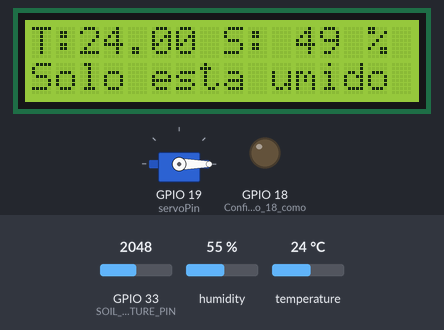
Bench run of a sketch on a simulated ESP32. Shown: 16×2 character LCD, servo, output pins drawn as LEDs (lit = HIGH). The test bench sets the inputs (shaded band); at power-on: GPIO 33 (SOIL_MOISTURE_PIN) = 2048, temperature 24 °C, humidity 55 %. Nothing arrives over Bluetooth unless stated; what the sketch prints to the serial monitor is not drawn.

Above: at 1.2 s.
1.3 s: GPIO 33 (SOIL_MOISTURE_PIN) set to 2957
At 2.5 s:
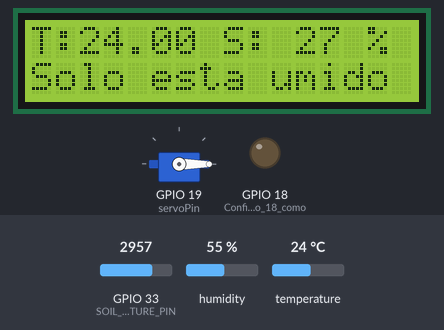
2.8 s: GPIO 33 (SOIL_MOISTURE_PIN) set to 3099
At 4.0 s:
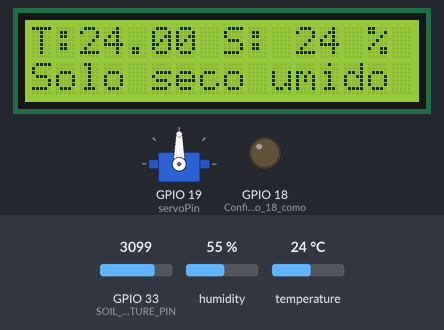
4.3 s: GPIO 33 (SOIL_MOISTURE_PIN) set to 3640
At 5.5 s:
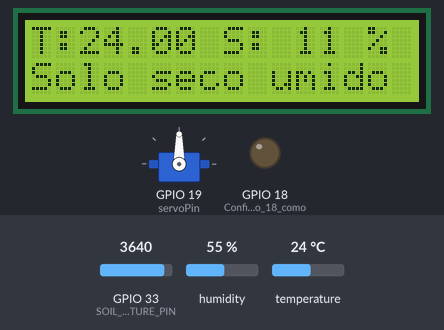
5.8 s: GPIO 33 (SOIL_MOISTURE_PIN) set to 3714
At 6.2 s:
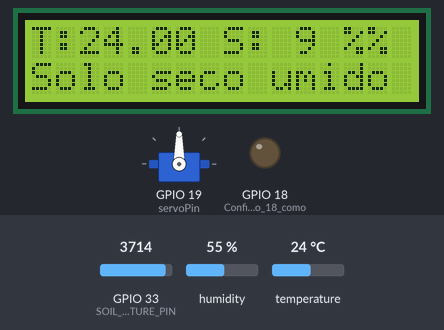
7.3 s: temperature set to 12 °C
At 9.6 s:
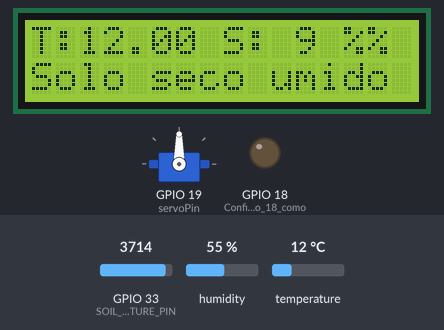
9.9 s: temperature set to 19 °C
At 11.8 s:
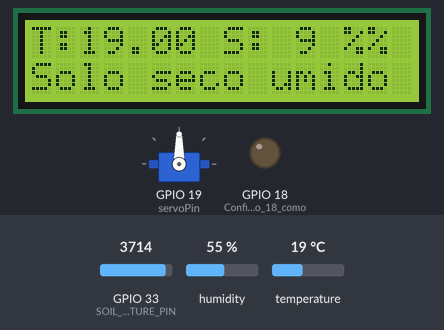
Timing chart, 0 to 13.0 s (numbered marks = the images above; inputs shaded):
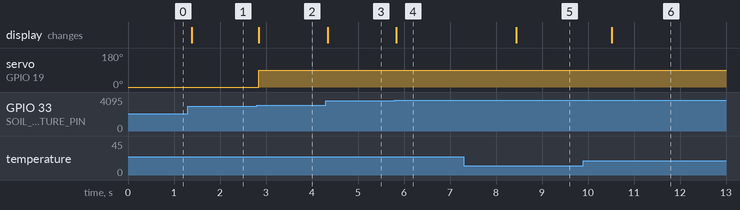

Measured:
- the behaviour switches between 3026 and 3027 on GPIO 33 (SOIL_MOISTURE_PIN) (found by bisection; images 1 and 2)
- the behaviour switches between 3681 and 3682 on GPIO 33 (SOIL_MOISTURE_PIN) (found by bisection; images 3 and 4)
- after the input at 1.3 s, the display: changes after 0.09 s (image 1)
- after the input at 2.8 s, servo on GPIO 19 (servoPin): 0° → 90° at once; the display: changes at once (image 2)
- after the input at 4.3 s, the display: changes after 0.05 s (image 3)
- after the input at 5.8 s, the display: changes at once (image 4)
- after the input at 7.3 s, the display: changes after 1.1 s (image 5)
- after the input at 9.9 s, the display: changes after 0.62 s (image 6)

The sketch:

ProjetoMicro2bluetooth.ino
```cpp
#include "BluetoothSerial.h"
#include "ESP32Servo.h"         // Inclui a biblioteca para o controle de servos na ESP32
#include "LiquidCrystal_I2C.h"  // Inclui a biblioteca para o controle do display LCD com I2C
#include "Wire.h"               // Inclui a biblioteca para a comunicação I2C
#include "DHT.h"                // Inclui a biblioteca para o sensor de temperatura e umidade DHT

#if!defined(CONFIG_BT_ENABLED)||!defined(CONFIG_BLUEDROID_ENABLED)
// Verifica se CONFIG_BT_ENABLED e CONFIG_BLUEDROID_ENABLED estão definidos
#error Bluetooth is not enabled! Please run 'make menuconfig' to and enable it
#endif
//Se algum deles não estiver definido, o código produzirá um erro de compilação
//com a mensagem "Bluetooth is not enabled!"
// e sugere a execução de 'make menuconfig' para habilitá-lo.

#define DHTPIN 32  // Define o pino digital ao qual o DHT11 está conectado
#define DHTTYPE DHT11  // Define o tipo de sensor DHT
#define SOIL_MOISTURE_PIN 33  // Define o pino analógico onde o sensor de umidade do solo está conectado

Servo servo; // Cria um objeto para controlar o servo motor
DHT dht(DHTPIN, DHTTYPE); // Cria um objeto para o sensor DHT
BluetoothSerial SerialBT; // Cria uma instância da classe BluetoothSerial

int servoPin = 19; // Atribui a "servoPin" o pino no qual o servo motor está ligado
char valorRecebido;  //Declaração da variavel que recebe a mensagem via bluetooth
LiquidCrystal_I2C lcd(0x27,16,2); // Inicializa o LCD com endereço I2C 0x27, 16 colunas e 2 linhas

void setup(){
  Serial.begin(115200); // Inicializa a comunicação serial
  SerialBT.begin("micro2"); // Inicializa a comunicação Bluetooth com o dispositivo micro2
  Serial.println("Dispositivo"); // Imprime "Dispositivo" na porta serial
  lcd.begin(); // Inicializa o LCD
  pinMode(18,OUTPUT); // Configura o pino 18 como saída para a relé
  dht.begin(); // Inicializa o sensor de temperatura DHT11
  servo.attach(servoPin); // Conecta o servo ao pino definido
  servo.write(0); // Define o ângulo inicial do servo motor

}

void loop(){

//SENSORES
  // Faz a leitura analógica do sensor do solo
  int valorSensorSolo = analogRead(SOIL_MOISTURE_PIN);
  // Mapeia o valor para um intervalo de 0 a 100 (umidade percentual)
  int umidadeSolo = (100 - valorSensorSolo/40.9);
  // Fim da leitura da umidade do solo
  // Faz a leitura do sensor DHT11
  float temperatura = dht.readTemperature(); //Lê a temperatura do ambiente
// Exibe a temperatura do DHT11 e a umidade do solo na primeira linha do LCD
  lcd.setCursor(0, 0);
  lcd.print("T:");
  lcd.print(temperatura);
  lcd.setCursor(8, 0);
  lcd.print("S: ");
  lcd.print(umidadeSolo);
  lcd.print(" %");
  // Exibe as informações no Monitor Serial
  Serial.print("Temperatura: ");
  Serial.print(temperatura);
  Serial.println(" °C");
  Serial.print("Umidade do Solo: ");
  Serial.print(umidadeSolo);
  Serial.println(" %");
// Fim do codigo de sensores no LCD

// Código para ler a umidade do solo e ligar o servo motor
  if (umidadeSolo <= 25) {
    lcd.setCursor(0, 1); // Configura o cursor do LCD
    lcd.print("Solo seco"); // Exibe a mensagem "Solo seco" no LCD
    Serial.println("Precisa irrigar"); // Imprime "Precisa irrigar" no monitor serial
    servo.write(90); // Gira o servo motor para abrir a bomba de água
   }
  if (umidadeSolo > 25) {
    lcd.setCursor(0, 1); // Configura o cursor do LCD
    lcd.print("Solo esta umido"); // Exibe a mensagem "Solo umido" no LCD
    Serial.println("OK"); // Imprime "OK" no monitor serial
    servo.write(0); // Gira o servo motor para fechar a bomba de água
   }
   //fim do codigo para ler a umidade do solo e ligar o servo motor

//FIM DOS SENSORES

  // Código para ativacao da lampada pela rele
  valorRecebido = (char)SerialBT.read(); // Lê o caractere da comunicação Bluetooth e armazena em valorRecebido
  if(Serial.available()){ // Verifica se há dados disponíveis na porta serial
    SerialBT.write(Serial.read()); // Lê e escreve da porta serial para a comunicação Bluetooth
  }
  if(SerialBT.available()){ // Verifica se há dados disponíveis na comunicação Bluetooth
    if(valorRecebido == '1'){ // Verifica se o valorRecebido é igual a '1'
      SerialBT.println("relé ligada"); // Imprime que a relé foi ativada no monitor serial
      digitalWrite(18,HIGH); // Liga a lâmpada pela relé
    }
    if(valorRecebido == '2'){ // Verifica se o valorRecebido é igual a '2'
      SerialBT.println("relé desligada"); // Imprime que a relé foi desligada no monitor serial
      digitalWrite(18,LOW); // Desliga a lâmpada pela relé
    }
  }
  delay(50); // Delay de 50 milissegundos
//fim do codigo ativacao lampada rele
}
```
